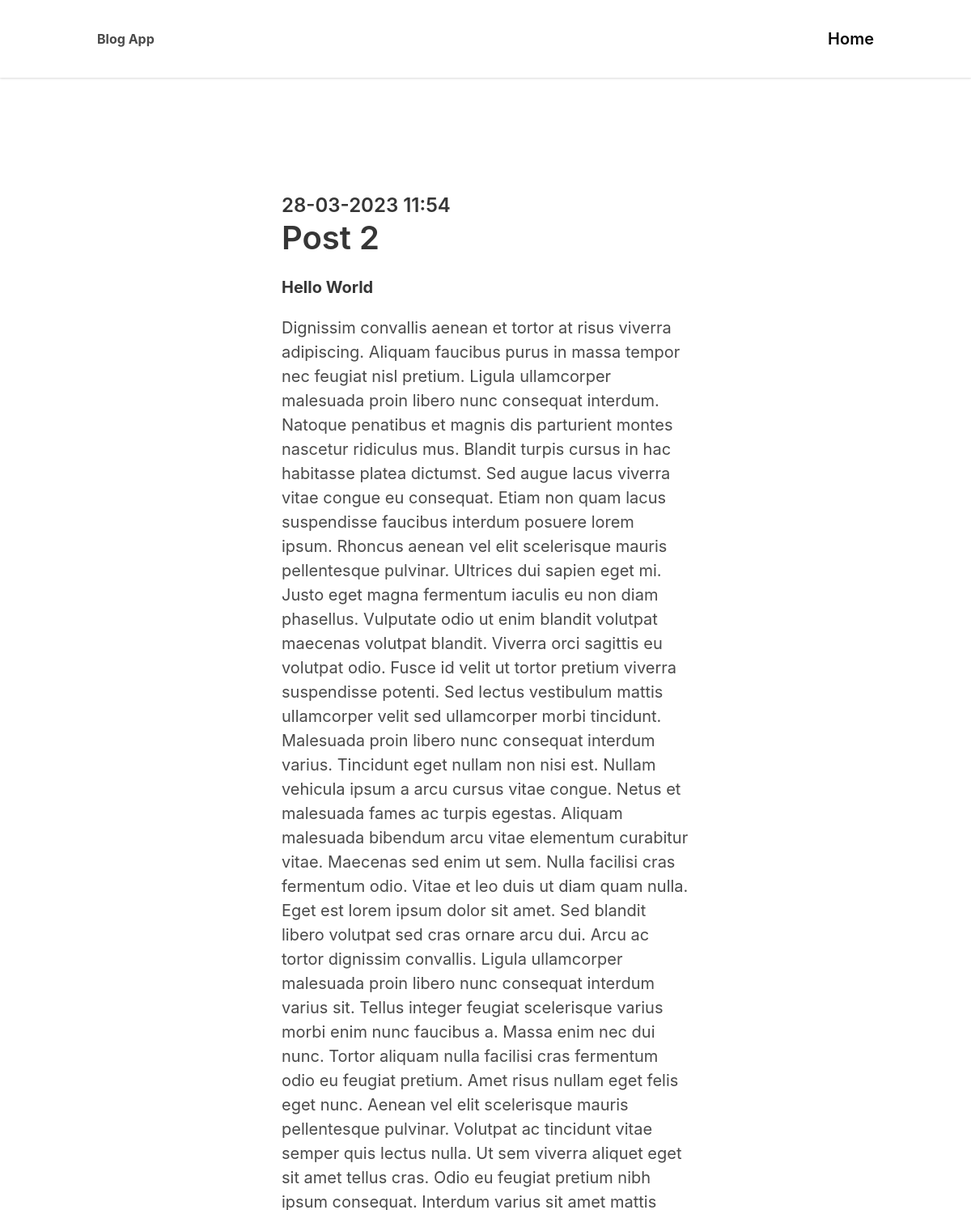
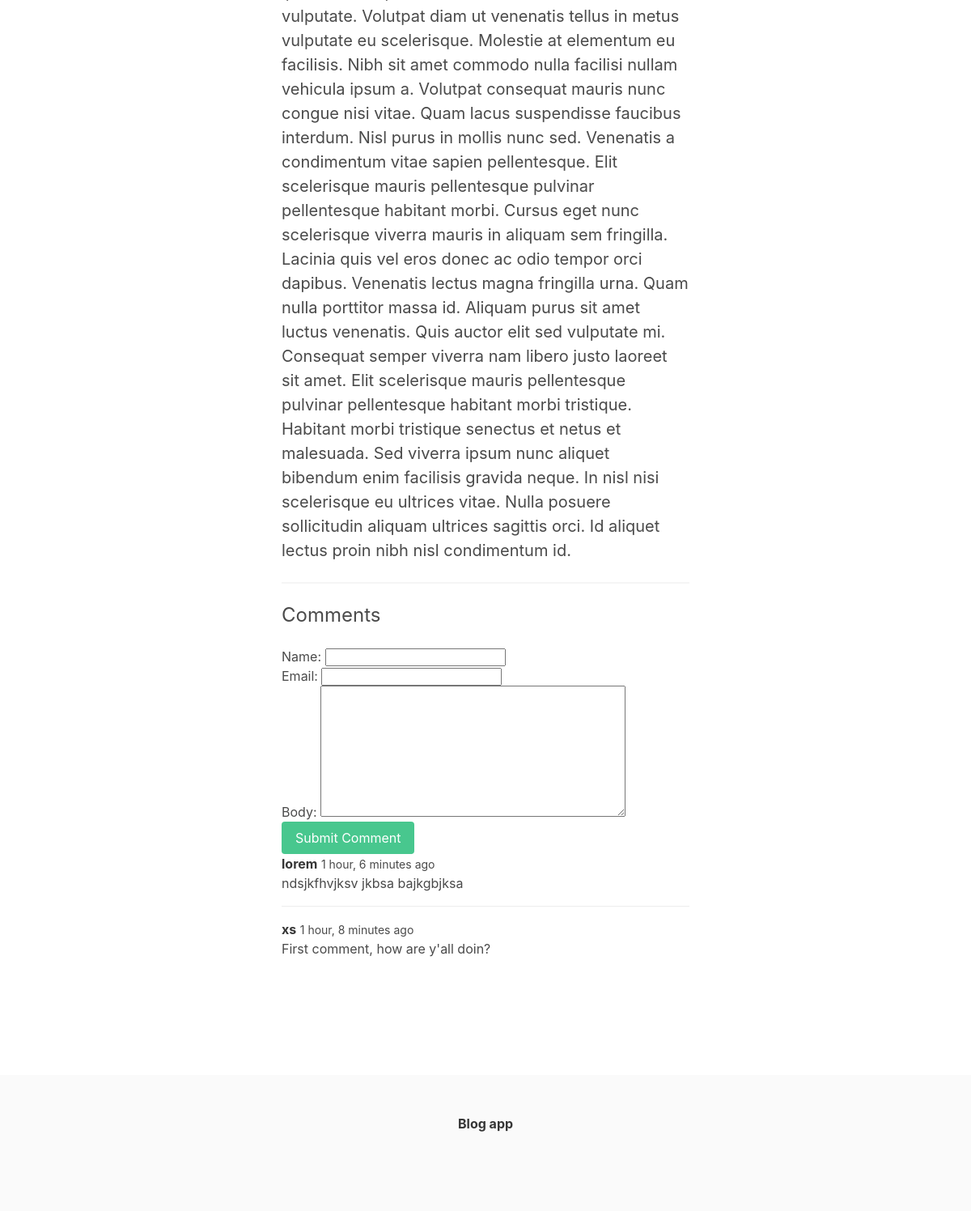
The page /post-2/ on the database its author committed (2 pictures, top to bottom).
### blog/models.py (models this page shows)
class Post(models.Model):
    title = models.CharField(max_length=255,default="no_title" )
    slug = models.SlugField()
    intro = models.TextField()
    body = models.TextField()
    created_at = models.DateTimeField(auto_now_add=True)
    class Meta:
        ordering =('-created_at',)

class Comment(models.Model):
    post = models.ForeignKey(Post, on_delete=models.CASCADE, related_name='comments')
    name = models.CharField(max_length=255)
    email = models.EmailField()
    body = models.TextField()
    created_at = models.DateTimeField(auto_now_add=True)
    class Meta:
        ordering = ('-created_at',)

### blog/views.py (the view)
# urls.py: path('<slug:slug>/', views.detail, name='post_detail')
def detail(request, slug):
    post = get_object_or_404(Post, slug=slug)
    if request.method == "POST":
        form = CommentForm(request.POST)
        if form.is_valid():
            comment = form.save(commit=False)
            comment.post = post
            comment.save()
            return redirect('post_detail', slug=slug)
    else:
        form = CommentForm()
    return render(request, 'blog/detail.html', {'post': post, 'form': form})

### blog/forms.py
class CommentForm(forms.ModelForm):
    class Meta:
        model = Comment
        fields = ('name', 'email', 'body')

### blog/templates/blog/detail.html (shortened to what this page needs)
{%extends 'core/base.html'%}
{%block content%}
    <section class="hero">
        <div class="hero-body">
            <div class="container">
                <section class="section">
                    <div class="columns">
                        <div class="column is-8 is-offset-2">
                                <div class="content is-medium">
                                    <h2 class="subtitle is-4">{{post.created_at|date:'d-m-Y H:i'}}</h2>
                                    <h1 class="title">{{post.title}}</h1>
                                    <p><strong>{{post.intro}}</strong></p>
                                    <p>{{post.body}}</p>
                                </div>
                                <hr>
                                <h2 class="subtitle is-4">Comments</h2>
                                <form method="POST">
                                    {{form.as_p}}
                                    <div class="field">
                                        <div class="control">
                                            <button class="button is-success">Submit Comment</button>
                                        </div>
                                    </div>
                                </form>
                                {% for comment in post.comments.all%}
                                    <article class="media">
                                        <div class="media-content">
                                            <strong>{{comment.name}}</strong> <small>{{comment.created_at|timesince}} ago</small><br>{{comment.body}}
                                        </div>
                                    </article>
                                {%endfor%}
                        </div>
                    </div>
                </section>
            </div>
        </div>
    </section>
{%endblock%}

### rows shown on the page
Post: created_at "28-03-2023 11:54", title "Post 2", intro "Hello World", body "Dignissim convallis aenean et tortor at risus viverra adipiscing. Aliquam faucibus purus in massa tempor nec feugiat nisl pretium. Ligula ullamcorper malesuada proin libero nunc consequat interdum. Natoque penatibus et magnis dis parturient montes nascetur ridiculus mus. Blandit turpis cursus in hac habitasse platea dictumst. Sed augue lacus viverra vitae congue eu consequat. Etiam non quam lacus suspendisse faucibus interdum posuere lorem ipsum. Rhoncus aenean vel elit scelerisque mauris pellentesque pulvinar. Ultrices dui sapien eget mi. Justo eget magna fermentum iaculis eu non diam phasellus. Vulputate odio ut enim blandit volutpat maecenas volutpat blandit. Viverra orci sagittis eu…"
Comment: name "lorem", created_at "1 hour, 6 minutes", body "ndsjkfhvjksv jkbsa bajkgbjksa"
Comment: name "xs", created_at "1 hour, 8 minutes", body "First comment, how are y'all doin?"
